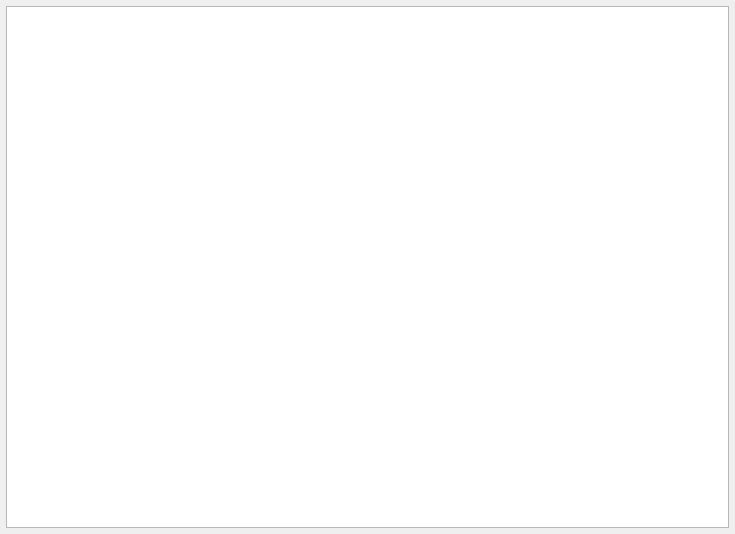
<?xml version="1.0" encoding="UTF-8"?>
<ui version="4.0">
    <class>TextWindow</class>
    <widget class="QWidget" name="TextWindow">
        <property name="geometry">
            <rect>
                <x>0</x>
                <y>0</y>
                <width>735</width>
                <height>534</height>
            </rect>
        </property>
        <property name="windowTitle">
            <string>Form</string>
        </property>
        <layout class="QVBoxLayout" name="verticalLayout">
            <property name="leftMargin">
                <number>6</number>
            </property>
            <property name="topMargin">
                <number>6</number>
            </property>
            <property name="rightMargin">
                <number>6</number>
            </property>
            <property name="bottomMargin">
                <number>6</number>
            </property>
            <item>
                <widget class="QTextBrowser" name="textBrowser">
                    <property name="font">
                        <font>
                            <family>Courier New</family>
                        </font>
                    </property>
                    <property name="autoFormatting">
                        <set>QTextEdit::AutoAll</set>
                    </property>
                </widget>
            </item>
        </layout>
    </widget>
    <resources/>
    <connections/>
</ui>
